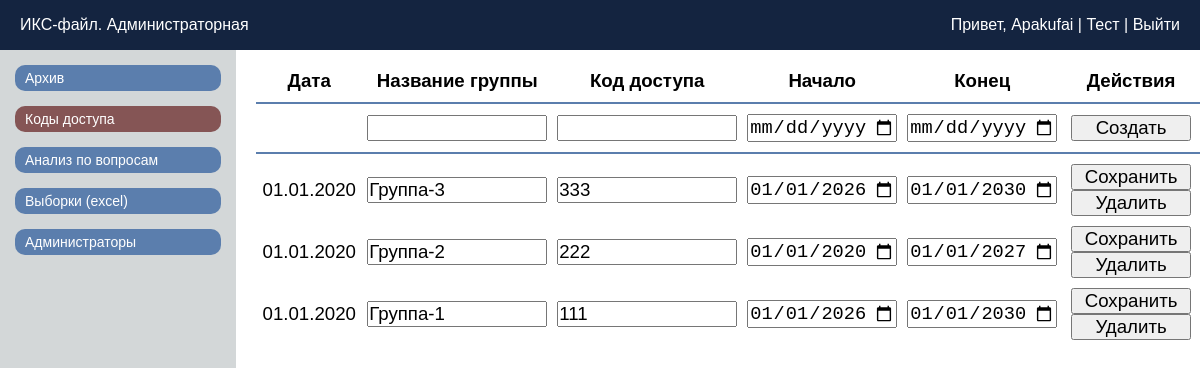
/cab_codes (signed in), run on an earlier commit of the app's database.
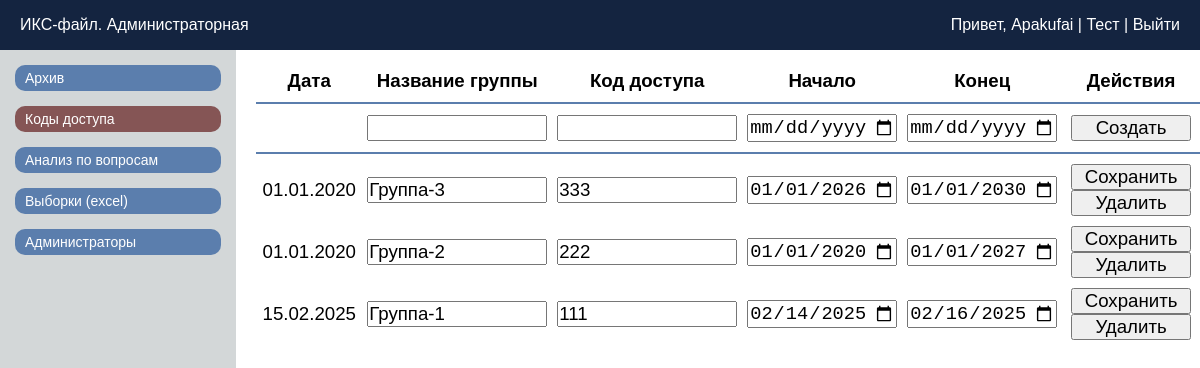
And on a later commit of the database.
### tables this page shows
CREATE TABLE ISeC_accessCodes (
    codeId TEXT PRIMARY KEY,
    testGroup TEXT UNIQUE,
    code TEXT UNIQUE,
    dateFrom TEXT,
    dateUntil TEXT
);

### app.py (the view)
@app.route('/cab_codes')
def cab_codes():
    if 'adminName' not in session:
        return redirect(url_for('cab_login'))
    conn = get_db_connection()
    cursor = conn.cursor()
    cursor.execute("SELECT codeId, testGroup, code, dateFrom, dateUntil FROM ISeC_accessCodes")
    access_codes = cursor.fetchall()
    conn.close()
    codes_list = []
    for row in access_codes:
        codes_list.append({
            'code_id': row[0],
            'test_group': row[1],
            'code': row[2],
            'start_date': datetime.strptime(row[3], '%Y-%m-%d').date().strftime('%Y-%m-%d'),
            'end_date': datetime.strptime(row[4], '%Y-%m-%d').date().strftime('%Y-%m-%d')
        })
    return render_template('cab_codes.html', accessRows=codes_list)

### app.py (called while the page is built)
def get_db_connection():
    try:
        db_path = os.path.join(os.path.dirname(__file__), 'database/ISeC_database.db')
        if not os.path.exists(db_path):
            print(f"База данных не найдена по пути: {db_path}")
        print("Попытка подключения к базе данных...")
        conn = sqlite3.connect(db_path)  # Укажите путь к вашей базе данных
        conn.row_factory = sqlite3.Row  # Позволяет обращаться к столбцам по именам
        print("Подключение успешно.")
        return conn
    except sqlite3.Error as e:
        print(f"Ошибка подключения к базе данных: {e}")
        return None

### templates/cab_codes.html (shortened to what this page needs)
<!doctype html>
<html lang="ru">
<head>
	<link rel="stylesheet" href="{{ url_for('static', filename='css/style_adminCab.css') }}">
</head>
<body>
	<header class="header">
		<div class="header_ISeC">ИКС-файл. Администраторная</div>
		<div class="header_admin">
			<span>
				Привет, <a href="{{ url_for('index') }}">{{ session['adminName'] }}</a> |
				<a href="{{ url_for('index') }}">Тест</a> |
				<a href="{{ url_for('cab_logout') }}">Выйти</a>
			</span>
		</div>
	</header>
	<main class="main">
		<div class="side_menu">
			<button class="btn_sidelink" onclick="window.location.href='http://127.0.0.1:5000/cab_archive'">
				Архив
			</button>
			<button class="btn_sidelink_actual" onclick="window.location.href='http://127.0.0.1:5000/cab_codes'">
				Коды доступа
			</button>
			<button class="btn_sidelink" onclick="window.location.href='http://127.0.0.1:5000/cab_analysis'">
				Анализ по вопросам
			</button>
			<button class="btn_sidelink" onclick="window.location.href='http://127.0.0.1:5000/cab_excelgen'">
				Выборки (excel)
			</button>
			<button class="btn_sidelink" onclick="window.location.href='http://127.0.0.1:5000/cab_admins'">
				Администраторы
			</button>
		</div>
		<div class="central_codes">
			<table>
				<thead>
					<tr class="entrycode_head">
						<th class="entrycode_head_th_0">
							<p>Дата</p>
						</th>
						<th class="entrycode_head_th_1">
							<p>Название группы</p>
						</th>
						<th class="entrycode_head_th_2">
							<p>Код доступа</p>
						</th>
						<th class="entrycode_head_th_3">
							<p>Начало</p>
						</th>
						<th class="entrycode_head_th_4">
							<p>Конец</p>
						</th>
						<th colspan="2" class="entrycode_head_th_5">
							<p>Действия</p>
						</th>
					</tr>
				</thead>
				<tbody>
					<tr class="entrycode_block_create">
						<td class="entrycode_block_td_0">
						</td>
						<td class="entrycode_block_td_1">
							<input type="text" name="test_group">
						</td>
						<td class="entrycode_block_td_2">
							<input type="text" name="code">
						</td>
						<td class="entrycode_block_td_3">
							<input type="date" name="start_date">
						</td>
						<td class="entrycode_block_td_4">
							<input type="date" name="end_date">
						</td>
						<td class="entrycode_block_td_5">
							<button onclick="createCode(this)">Создать</button>
						</td>
					</tr>
					{% for accessRow in accessRows %}
					<tr class="entrycode_block">
						<td class="entrycode_block_td_0">
							{{ accessRow.test_group[:10] }}
						</td>
						<td class="entrycode_block_td_1">
							<input type="text" name="test_group" value="{{ accessRow.test_group[11:] }}">
						</td>
						<td class="entrycode_block_td_2">
							<input type="text" name="code" value="{{ accessRow.code }}">
						</td>
						<td class="entrycode_block_td_3">
							<input type="date" name="start_date" value="{{ accessRow.start_date }}">
						</td>
						<td class="entrycode_block_td_4">
							<input type="date" name="end_date" value="{{ accessRow.end_date }}">
						</td>
						<td class="entrycode_block_td_5">
							<button code_id="{{ accessRow.code_id }}" onclick="updateCode(this)">Сохранить</button>
							<button code_id="{{ accessRow.code_id }}" test_group="{{ accessRow.test_group }}" onclick="deleteCode(this)">Удалить</button>
						</td>
					</tr>
					{% endfor %}
				</tbody>
			</table>
		</div>
	</main>
</body>
</html>

### static/css/style_adminCab.css (style rules this page uses)
* { margin: 0; padding: 0; box-sizing: border-box; }
body { font-family: Arial, sans-serif; background-color: #ffffff; }
.header { width: 100%; height: 50px; display: flex; justify-content: space-between; align-items: center; padding: 0 10px; color: #ffffff; background-color: #142440; }
.header_ISeC { padding-left: 10px; }
.header_admin { text-align: right; padding-right: 10px; }
a { text-decoration: none; color: inherit; background-color: transparent; }
.main { display: flex; flex-direction: row; }
.side_menu { padding-top: 15px; display: flex; flex-direction: column; width: 250px; background-color: #d3d7d8; height: calc(100vh - 50px); gap: 15px; }
.btn_sidelink { color: #ffffff; background-color: #5b7ead; text-align: left; font-size: 14px; margin: 0 15px; padding: 5px 0 5px 10px; border-radius: 10px; border: none; cursor: pointer; }
.btn_sidelink_actual { color: #ffffff; background-color: #855555; text-align: left; font-size: 14px; margin: 0 15px; padding: 5px 0 5px 10px; border-radius: 10px; border: none; cursor: pointer; }
.entrycode_head, .entrycode_block_create td { border-bottom: 2px solid #5b7ead; }
.entrycode_block_create td { padding: 10px 5px; }
.entrycode_head * { padding-bottom: 5px; }
.entrycode_block td { padding-top: 10px; }
.central_codes * { border-collapse: collapse; font-size: 14pt; }
.central_codes table { margin: 20px 0 0 20px; }
.entrycode_head_th_0 { width: 120px; }
.entrycode_block_td_0 { padding: 0 5px; text-align: center; }
.entrycode_head_th_1, .entrycode_block_td_1 input { width: 180px; }
.entrycode_block_td_1 { padding: 0 5px; }
.entrycode_head_th_2, .entrycode_block_td_2 input { width: 180px; }
.entrycode_block_td_2 { padding: 0 5px; }
.entrycode_head_th_3, .entrycode_block_td_3 input { width: 150px; }
.entrycode_block_td_3 { padding: 0 5px; }
.entrycode_head_th_4, .entrycode_block_td_4 input { width: 150px; }
.entrycode_block_td_4 { padding: 0 5px; }
.entrycode_block_td_5 { text-align: center; padding: 0 5px; width: 180px; }
.entrycode_block_td_5 button { width: 120px; }

What changed in the data, as far as the page shows it:
changed ISeC_accessCodes "Группа-1": testGroup "01.01.2020" → "15.02.2025"; start_date "01/01/2026" → "02/14/2025"; end_date "01/01/2030" → "02/16/2025"
